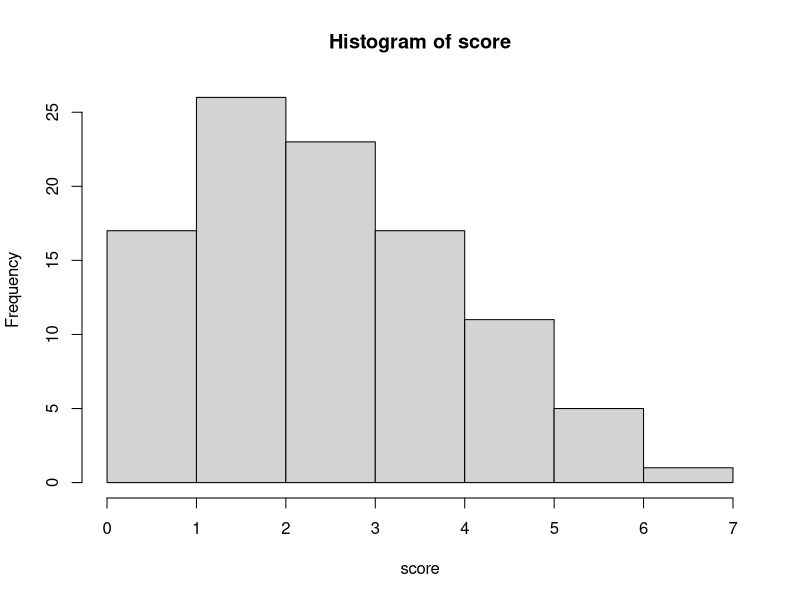
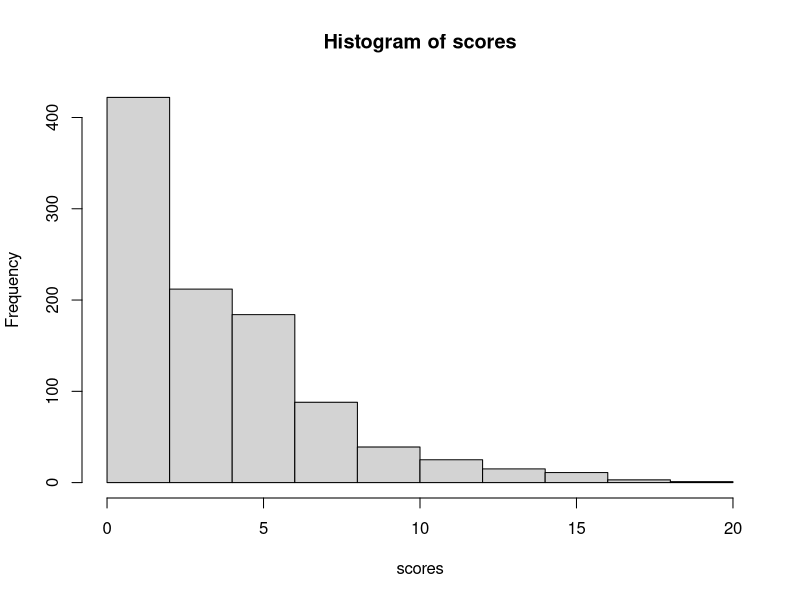

These charts were generated, in order, by the following R code:
setClass('batter', slots = list(name = 'character', average = 'numeric', obp = 'numeric', bb = 'numeric', single = 'numeric', double = 'numeric', triple = 'numeric', hr = 'numeric', base = 'numeric'))
setClass('pitcher', slots = list(name = 'character', obpa = 'numeric'))
b1 <- new('batter', name = 'Juan', average = .260, obp = .332, single = .432, double = .135, triple = .063, hr = .072, bb = .297, base = 0)
b2 <- new('batter', name = 'Juan2', average = .260, obp = .332, single = .432, double = .135, triple = .063, hr = .072, bb = .297, base = 0)
b3 <- new('batter', name = 'Juan3', average = .260, obp = .332, single = .432, double = .135, triple = .063, hr = .072, bb = .297, base = 0)
b4 <- new('batter', name = 'Juan4', average = .260, obp = .332, single = .432, double = .135, triple = .063, hr = .072, bb = .297, base = 0)
b5 <- new('batter', name = 'Juan5', average = .260, obp = .332, single = .432, double = .135, triple = .063, hr = .072, bb = .297, base = 0)
b6 <- new('batter', name = 'Juan6', average = .260, obp = .332, single = .432, double = .135, triple = .063, hr = .072, bb = .297, base = 0)
b7 <- new('batter', name = 'Juan7', average = .260, obp = .332, single = .432, double = .135, triple = .063, hr = .072, bb = .297, base = 0)
b8 <- new('batter', name = 'Juan8', average = .260, obp = .332, single = .432, double = .135, triple = .063, hr = .072, bb = .297, base = 0)
b9 <- new('batter', name = 'Juan9', average = .260, obp = .332, single = .432, double = .135, triple = .063, hr = .072, bb = .297, base = 0)
p1 <- new('pitcher', name = 'John', obpa =.360)

lineup <- c(b1, b2, b3, b4, b5, b6, b7, b8, b9)
N <- 100
inning <- 1
score <- rep(NA, N)


#finding out if for loop works
for (i in 1:N) {

  runs <- 0
  
  for (batter in lineup){
    
    slot(batter, 'obp') <- (slot(batter, 'obp') + slot(p1, 'obpa'))/2
    
    num <- runif(1, min = 0, max = 1)
    
    if (num <= slot(batter, 'obp')) {
      
      runs <- runs + 1
    
      }
  }
  
  score[i] <- runs
}

hist(score)

#Testing batter
scores <- c()
for (i in 1:1000) {
runs <- 0
inning <- 1
while (inning < 10) {
  outs <- 0
  onbase <- c()
  #while (outs < 3) {
    for (batter in lineup) {
      num <- runif(1, min = 0, max = 1)#Create random number between 0 and 1
      slot(batter, 'obp') <- (slot(batter, 'obp') + slot(p1, 'obpa'))/2 #average pitcher's skill and batter's skill
      #if they get on base
      if (num < slot(batter, 'obp')) {
        num2 <- runif(1, min = 0, max = 1)
        
        if (num2 < slot(batter, 'single') + slot(batter, 'bb')) {#get a single or walk
          
          #move rest of batters on base
          for (b in onbase) {
            b <- b + 1
            if (b >= 4) {
              runs <- runs + 1
              b <- NULL
            }
          }
          onbase <- c(onbase, 1)
         } else if (num2 < slot(batter, 'single') + slot(batter, 'bb') + slot(batter, 'double')) {#If batter doubles
           slot(batter, 'base') <- 2

           #move rest of batters on base
           for (b in onbase) {
             b <- b + 2
             if (b >= 4) {
               runs <- runs + 1
               b <- NULL
             }
           }
           onbase <- c(onbase, 2)
            #print(onbase)
         } else if (num2 < slot(batter, 'single') + slot(batter, 'bb') + slot(batter, 'double') + slot(batter, 'triple')) {#If batter triples

           #move rest of batters on base
           for (b in onbase) {
             b <- b + 3
             if (b >= 4) {
               runs <- runs + 1
               b <- NULL
             }
           }
           onbase <- c(onbase, 3)
           #print(onbase)
         } else if (num2 < slot(batter, 'single') + slot(batter, 'bb') + slot(batter, 'double')+ slot(batter, 'triple')+ slot(batter, 'hr')) {#If batter homeruns
             runs <- runs + 1
           #move rest of batters on base
             for (b in onbase) {
               runs = runs + 1
             }

             #print(onbase)
          
        }} else { #batter is out
          outs <- outs + 1
        }
        
      if (outs == 3) {
        # for (b in onbase) {
        #   if (b >= 4) {
        #     runs <- runs + 4
        #   }
        # }
        onbase <- c()
        break
      }}
  inning <- inning + 1
  #print(paste("Inning: ",inning))
  #print(paste("runs: ", runs))
}
scores <- c(scores, runs)
}

hist(scores)
sum(scores)/1000
table(scores)

for (b in onbase) {
  b <- b + 1
  print(b)
}

if (num < slot(batter, 'obp')) {
  onbase <- c(onbase, batter)
  num2 <- runif(1, min = 0, max = 1)
  
  if (num2 < slot(batter, 'single')) {#get a single
    onbase <- c(onbase, batter)
    #move rest of batters on base
    for (b in onbase) {
      print(slot(b, 'base'))
      print(slot(b, 'name'))
      if (slot(b, 'base') >= 4) {
        runs <- runs + 1
        slot(b, 'base') <- -1000
      }
    }}} 






onbase <- c(onbase, batter)
onbase
for (b in onbase) {
  slot(b, 'base') <- slot(b, 'base') + 1
  print(slot(b, 'base'))
}
# x <- 0
# while (x<1) {
#   for (batter in lineup) {
#     print(slot(batter, 'obp'))
#     x <- x + 1
#   }
# }


# num <- runif(1, min = 0, max = 1)
# print(num)
# if (num <= slot(p1, 'average')) {
#   print(slot(p1, 'name'))
# }

# month1 <- month(Sys.Date())
# day1 <- day(Sys.Date())
# name <- paste('C:/data-', month1, '/', day1, '.csv', sep = '')
# write.csv(dataset, file = name) 
